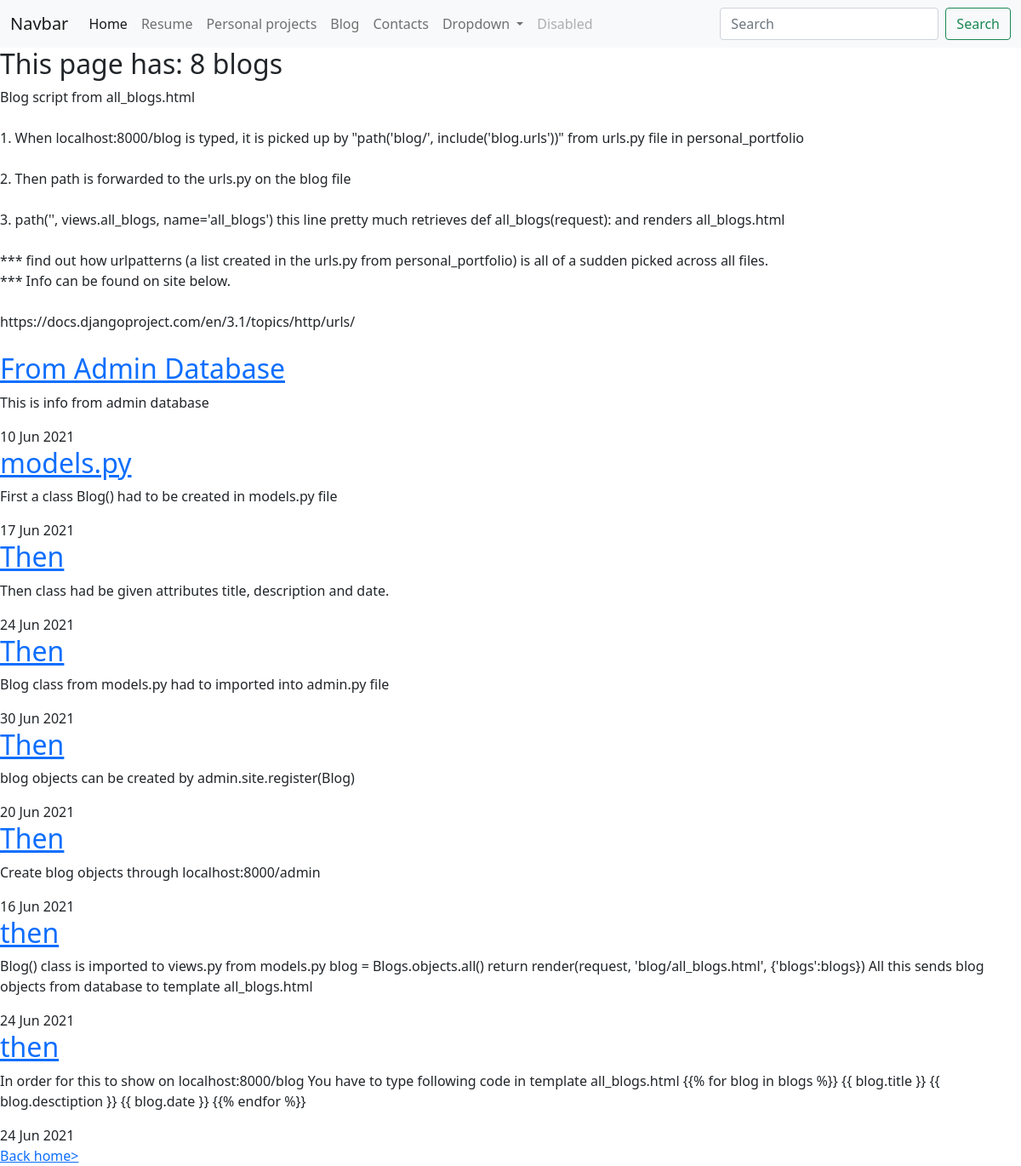
Screenshot of /blog/ with the database file from the repository.
### blog/models.py (models this page shows, shortened)
class Blog(models.Model):
    title = models.CharField(max_length=200)
    description = models.TextField()
    date = models.DateField()

### blog/views.py (the view)
# urls.py: path('', views.all_blogs, name='all_blogs'),
def all_blogs(request):
    blogs = Blog.objects.all()
    return render(request, 'blog/all_blogs.html', {'blogs':blogs})

### blog/templates/blog/all_blogs.html
{% extends 'home_page/base.html' %}
{% block content %}
<h2>This page has: {{ blogs.count }} blog{{ blogs.count|pluralize }} </h2>
Blog script from all_blogs.html<br>
<br>1. When localhost:8000/blog  is typed, it is picked up by  "path('blog/', include('blog.urls'))"    from urls.py file in personal_portfolio<br>
<br>2. Then path is forwarded to the urls.py on the blog file<br>
<br>3. path('', views.all_blogs, name='all_blogs')     this line pretty much retrieves def all_blogs(request): and renders all_blogs.html<br>
<br>*** find out how urlpatterns (a list created in the urls.py from personal_portfolio) is all of a sudden picked across all files.
<br>*** Info can be found on site below.
<br><br>          https://docs.djangoproject.com/en/3.1/topics/http/urls/     <br><br>
{% for blog in blogs %}
<a href="{% url 'blog:detail' blog.id %}" ><h2>{{ blog.title }}</h2></a>
<p>{{ blog.description|striptags }}</p>
<p5>{{ blog.date|date:'d M Y' }}</p5>
{% endfor %}
<br><a href="{% url 'home' %}">Back home></a><br>
{% endblock %}

### home_page/templates/home_page/base.html (shortened to what this page needs)
<!doctype html>
<html lang="en">
  <head>
    <link href="https://cdn.jsdelivr.net/npm/bootstrap@5.0.2/dist/css/bootstrap.min.css" rel="stylesheet">
  </head>
  <body>
    <nav class="navbar navbar-expand-lg navbar-light bg-light">
      <div class="container-fluid">
        <a class="navbar-brand" href="#">Navbar</a>
        <div class="collapse navbar-collapse" id="navbarSupportedContent">
          <ul class="navbar-nav me-auto mb-2 mb-lg-0">
            <li class="nav-item">
              <a class="nav-link active" aria-current="page" href="{% url 'home' %}">Home</a>
            </li>
            <li class="nav-item">
              <a class="nav-link" href="#">Resume</a>
            </li>
            <li class="nav-item">
              <a class="nav-link" href="{% url 'personal_projects:all_projects' %}">Personal projects</a>
            </li>
            <li class="nav-item">
              <a class="nav-link" href="{% url 'blog:all_blogs' %}">Blog</a>
            </li>
            <li class="nav-item">
              <a class="nav-link" href="#">Contacts</a>
            </li>
            <li class="nav-item dropdown">
              <a class="nav-link dropdown-toggle" href="#" id="navbarDropdown" role="button" data-bs-toggle="dropdown" aria-expanded="false">
                Dropdown
              </a>
            </li>
            <li class="nav-item">
              <a class="nav-link disabled" href="#" tabindex="-1" aria-disabled="true">Disabled</a>
            </li>
          </ul>
          <form class="d-flex">
            <input class="form-control me-2" type="search" placeholder="Search" aria-label="Search">
            <button class="btn btn-outline-success" type="submit">Search</button>
          </form>
        </div>
      </div>
    </nav>
{% block content %}{% endblock %}
  </body>
</html>

### rows the page displays
Blog: title "From Admin Database", description "This is info from admin database", date "10 Jun 2021"
Blog: title "models.py", description "First a class Blog() had to be created in models.py file", date "17 Jun 2021"
Blog: title "Then", description "Then class had be given attributes title, description and date.", date "24 Jun 2021"
Blog: title "Then", description "Blog class from models.py had to imported into admin.py file", date "30 Jun 2021"
Blog: title "Then", description "blog objects can be created by admin.site.register(Blog)", date "20 Jun 2021"
Blog: title "Then", description "Create blog objects through localhost:8000/admin", date "16 Jun 2021"
Blog: title "then", description "Blog() class is imported to views.py from models.py blog = Blogs.objects.all() return render(request, 'blog/all_blogs.html', {'blogs':blogs}) All this sends blog objects from database to template all_blogs.html", date "24 Jun 2021"
Blog: title "then", description "In order for this to show on localhost:8000/blog You have to type following code in template all_blogs.html {{% for blog in blogs %}} {{ blog.title }} {{ blog.desctiption }} {{ blog.date }} {{% endfor %}}", date "24 Jun 2021"

### other values shown
{{ blogs.count }} "8"
